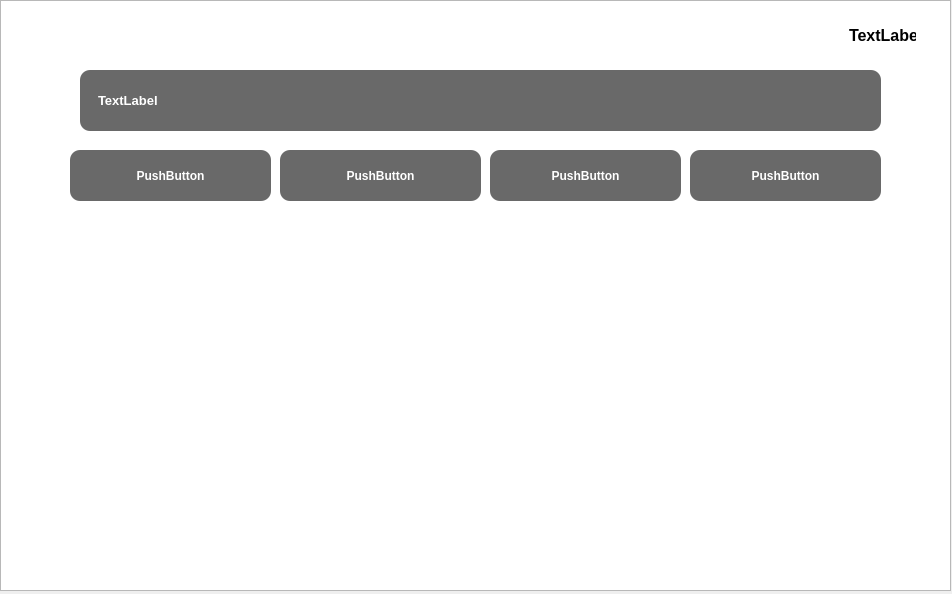
<?xml version="1.0" encoding="UTF-8"?>
<ui version="4.0">
 <class>Batalla</class>
 <widget class="QDialog" name="Batalla">
  <property name="geometry">
   <rect>
    <x>0</x>
    <y>0</y>
    <width>952</width>
    <height>594</height>
   </rect>
  </property>
  <property name="windowTitle">
   <string>Dialog</string>
  </property>
  <widget class="QPushButton" name="bnOpcionA">
   <property name="geometry">
    <rect>
     <x>70</x>
     <y>150</y>
     <width>201</width>
     <height>51</height>
    </rect>
   </property>
   <property name="styleSheet">
    <string notr="true">QPushButton{
    background-color: rgba(0, 0, 0, 150); /* fondo negro translúcido */
    color: white;                         /* texto blanco */
    font-family: &quot;Segoe UI&quot;;              /* tipo de fuente */
    font-size: 9pt;     
  font-weight: bold;                    /* tamaño de texto */
    border-radius: 10px;                  /* bordes suaves */
    padding: 8px 15px;                    /* espacio interno */
    qproperty-alignment: 'AlignCenter';   /* centra el texto */
}
</string>
   </property>
   <property name="text">
    <string>PushButton</string>
   </property>
  </widget>
  <widget class="QGraphicsView" name="graphicsViewBatalla">
   <property name="geometry">
    <rect>
     <x>0</x>
     <y>0</y>
     <width>951</width>
     <height>591</height>
    </rect>
   </property>
  </widget>
  <widget class="QPushButton" name="bnOpcionB">
   <property name="geometry">
    <rect>
     <x>280</x>
     <y>150</y>
     <width>201</width>
     <height>51</height>
    </rect>
   </property>
   <property name="styleSheet">
    <string notr="true">QPushButton{
    background-color: rgba(0, 0, 0, 150); /* fondo negro translúcido */
    color: white;                         /* texto blanco */
    font-family: &quot;Segoe UI&quot;;              /* tipo de fuente */
    font-size: 9pt;     
  font-weight: bold;                    /* tamaño de texto */
    border-radius: 10px;                  /* bordes suaves */
    padding: 8px 15px;                    /* espacio interno */
    qproperty-alignment: 'AlignCenter';   /* centra el texto */
}
</string>
   </property>
   <property name="text">
    <string>PushButton</string>
   </property>
  </widget>
  <widget class="QLabel" name="lbCantidad">
   <property name="geometry">
    <rect>
     <x>830</x>
     <y>10</y>
     <width>101</width>
     <height>51</height>
    </rect>
   </property>
   <property name="styleSheet">
    <string notr="true">QLabel {
    background-color: rgba(255, 255, 255, 180);  /* fondo blanco semi-transparente */
    color: black;                                /* texto negro */
    font-family: &quot;Segoe UI&quot;;                     /* tipo de fuente */
    font-size: 12pt;                             /* tamaño de texto */
    font-weight: bold;                           /* texto más marcado */
    border-radius: 10px;                         /* bordes redondeados */
    padding: 8px 15px;                           /* espacio interno */
    qproperty-alignment: 'AlignCenter';          /* centra el texto */
}

</string>
   </property>
   <property name="text">
    <string>TextLabel</string>
   </property>
  </widget>
  <widget class="QPushButton" name="bnOpcionC">
   <property name="geometry">
    <rect>
     <x>490</x>
     <y>150</y>
     <width>191</width>
     <height>51</height>
    </rect>
   </property>
   <property name="styleSheet">
    <string notr="true">QPushButton{
    background-color: rgba(0, 0, 0, 150); /* fondo negro translúcido */
    color: white;                         /* texto blanco */
    font-family: &quot;Segoe UI&quot;;              /* tipo de fuente */
    font-size: 9pt;     
  font-weight: bold;                    /* tamaño de texto */
    border-radius: 10px;                  /* bordes suaves */
    padding: 8px 15px;                    /* espacio interno */
    qproperty-alignment: 'AlignCenter';   /* centra el texto */
}
</string>
   </property>
   <property name="text">
    <string>PushButton</string>
   </property>
  </widget>
  <widget class="QLabel" name="lbPregunta">
   <property name="geometry">
    <rect>
     <x>80</x>
     <y>70</y>
     <width>801</width>
     <height>61</height>
    </rect>
   </property>
   <property name="styleSheet">
    <string notr="true">QLabel {
    background-color: rgba(0, 0, 0, 150); /* fondo negro translúcido */
    color: white;                         /* texto blanco */
    font-family: &quot;Segoe UI&quot;;              /* tipo de fuente */
    font-size: 10pt;                      /* tamaño de texto */
    font-weight: bold;                    /* texto más marcado */
    border-radius: 10px;                  /* bordes suaves */
    padding: 8px 15px;                    /* espacio interno */
    qproperty-alignment: 'AlignCenter';   /* centra el texto */
}
</string>
   </property>
   <property name="text">
    <string>TextLabel</string>
   </property>
  </widget>
  <widget class="QPushButton" name="bnOpcionD">
   <property name="geometry">
    <rect>
     <x>690</x>
     <y>150</y>
     <width>191</width>
     <height>51</height>
    </rect>
   </property>
   <property name="styleSheet">
    <string notr="true">QPushButton{
    background-color: rgba(0, 0, 0, 150); /* fondo negro translúcido */
    color: white;                         /* texto blanco */
    font-family: &quot;Segoe UI&quot;;              /* tipo de fuente */
    font-size: 9pt;     
  font-weight: bold;                    /* tamaño de texto */
    border-radius: 10px;                  /* bordes suaves */
    padding: 8px 15px;                    /* espacio interno */
    qproperty-alignment: 'AlignCenter';   /* centra el texto */
}
</string>
   </property>
   <property name="text">
    <string>PushButton</string>
   </property>
  </widget>
  <zorder>graphicsViewBatalla</zorder>
  <zorder>bnOpcionA</zorder>
  <zorder>bnOpcionB</zorder>
  <zorder>lbCantidad</zorder>
  <zorder>bnOpcionC</zorder>
  <zorder>lbPregunta</zorder>
  <zorder>bnOpcionD</zorder>
 </widget>
 <resources/>
 <connections/>
</ui>
